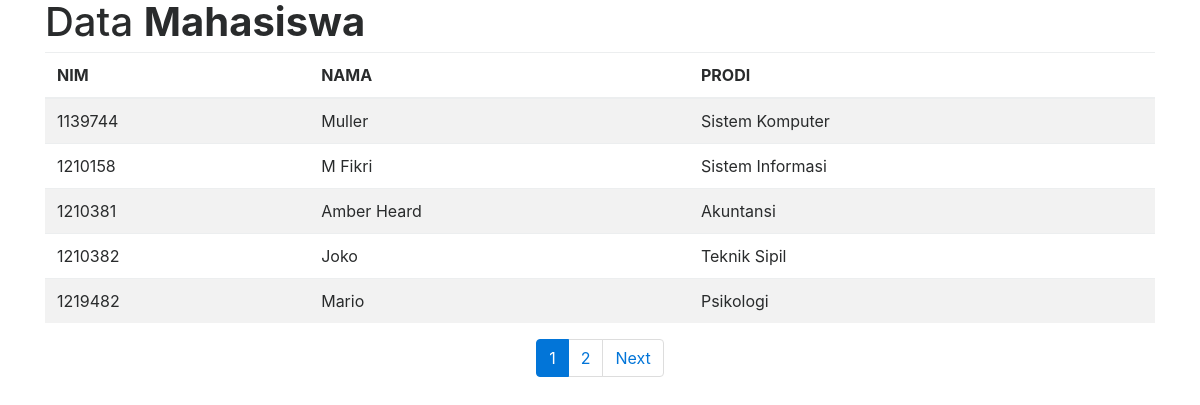
Screenshot of /index.php/mahasiswa with the database file from the repository.
### tables this page shows
CREATE TABLE IF NOT EXISTS `mahasiswa` (
  `nim` varchar(15) NOT NULL,
  `nama` varchar(50) DEFAULT NULL,
  `prodi` varchar(40) DEFAULT NULL,
  PRIMARY KEY (`nim`)
);

### index.php (called while the page is built, shortened)
<?php
require_once BASEPATH.'core/CodeIgniter.php';

### application/config/config.php (called while the page is built, shortened)
<?php
$config['base_url'] = 'http://localhost/pagination/';
$config['index_page'] = 'index.php';
$config['uri_protocol']	= 'REQUEST_URI';
$config['url_suffix'] = '';
$config['language']	= 'english';
$config['charset'] = 'UTF-8';
$config['enable_hooks'] = FALSE;
$config['subclass_prefix'] = 'MY_';
$config['composer_autoload'] = FALSE;
$config['permitted_uri_chars'] = 'a-z 0-9~%.:_\-';
$config['enable_query_strings'] = FALSE;
$config['controller_trigger'] = 'c';
$config['function_trigger'] = 'm';
$config['directory_trigger'] = 'd';
$config['allow_get_array'] = TRUE;
$config['log_threshold'] = 0;
$config['log_path'] = '';
$config['log_file_extension'] = '';
$config['log_file_permissions'] = 0644;
$config['log_date_format'] = 'Y-m-d H:i:s';
$config['error_views_path'] = '';
$config['cache_path'] = '';
$config['cache_query_string'] = FALSE;
$config['encryption_key'] = '';
$config['sess_driver'] = 'files';
$config['sess_cookie_name'] = 'ci_session';
$config['sess_expiration'] = 7200;
$config['sess_save_path'] = NULL;
$config['sess_match_ip'] = FALSE;
$config['sess_time_to_update'] = 300;
$config['sess_regenerate_destroy'] = FALSE;
$config['cookie_prefix']	= '';
$config['cookie_domain']	= '';
$config['cookie_path']		= '/';
$config['cookie_secure']	= FALSE;
$config['cookie_httponly'] 	= FALSE;
$config['standardize_newlines'] = FALSE;
$config['global_xss_filtering'] = FALSE;
$config['csrf_protection'] = FALSE;
$config['csrf_token_name'] = 'csrf_test_name';
$config['csrf_cookie_name'] = 'csrf_cookie_name';
$config['csrf_expire'] = 7200;
$config['csrf_regenerate'] = TRUE;
$config['csrf_exclude_uris'] = array();
$config['compress_output'] = FALSE;
$config['time_reference'] = 'local';
$config['rewrite_short_tags'] = FALSE;
$config['proxy_ips'] = '';

### application/views/mahasiswa_view.php (the view, shortened to what this page needs)
<html lang="id">
<head>
	<link rel="stylesheet" type="text/css" href="<?php echo base_url().'assets/css/bootstrap.css'?>">
</head>
<body>
<div class="container">
	<h1>Data <strong>Mahasiswa</strong></h1>
	<table class="table table-striped">
		<thead>
			<tr>
				<th>NIM</th>
				<th>NAMA</th>
				<th>PRODI</th>
			</tr>
		</thead>
		<tbody>
            <?php foreach ($data->result() as $row) :?>
                <tr>
                    <td><?php echo $row->nim; ?></td>
                    <td><?php echo $row->nama; ?></td>
                    <td><?php echo $row->prodi; ?></td>
                </tr>
            <?php endforeach; ?>
        </tbody>
	</table>
    <div class="row">
    	<div class="col">
    		<?php echo $pagination; ?>
    	</div>
    </div>
</div>
</body>
</html>

### application/controllers/Mahasiswa.php (shortened to what this page needs)
<?php
class Mahasiswa extends CI_Controller{
    function __construct(){
        $this->load->library('pagination');
        $this->load->model('mahasiswa_model');
    }
    function index(){
        $config['base_url'] = site_url('mahasiswa/index');
        $config['total_rows'] = $this->db->count_all('mahasiswa');
        $config['per_page'] = 5;
        $config["uri_segment"] = 3;
        $choice = $config["total_rows"] / $config["per_page"];
        $config["num_links"] = floor($choice);
        $config['first_link']       = 'First';
        $config['last_link']        = 'Last';
        $config['next_link']        = 'Next';
        $config['prev_link']        = 'Prev';
        $config['full_tag_open']    = '<div class="pagging text-center"><nav><ul class="pagination justify-content-center">';
        $config['full_tag_close']   = '</ul></nav></div>';
        $config['num_tag_open']     = '<li class="page-item"><span class="page-link">';
        $config['num_tag_close']    = '</span></li>';
        $config['cur_tag_open']     = '<li class="page-item active"><span class="page-link">';
        $config['cur_tag_close']    = '<span class="sr-only">(current)</span></span></li>';
        $config['next_tag_open']    = '<li class="page-item"><span class="page-link">';
        $config['next_tagl_close']  = '<span aria-hidden="true">&raquo;</span></span></li>';
        $config['prev_tag_open']    = '<li class="page-item"><span class="page-link">';
        $config['prev_tagl_close']  = '</span>Next</li>';
        $config['first_tag_open']   = '<li class="page-item"><span class="page-link">';
        $config['first_tagl_close'] = '</span></li>';
        $config['last_tag_open']    = '<li class="page-item"><span class="page-link">';
        $config['last_tagl_close']  = '</span></li>';
        $this->pagination->initialize($config);
        $data['page'] = ($this->uri->segment(3)) ? $this->uri->segment(3) : 0;
        $data['data'] = $this->mahasiswa_model->get_mahasiswa_list($config["per_page"], $data['page']);
        $data['pagination'] = $this->pagination->create_links();
        $this->load->view('mahasiswa_view',$data);
    }
}

### rows the page displays
mahasiswa: nim "1139744", nama "Muller", prodi "Sistem Komputer"
mahasiswa: nim "1210158", nama "M Fikri", prodi "Sistem Informasi"
mahasiswa: nim "1210381", nama "Amber Heard", prodi "Akuntansi"
mahasiswa: nim "1210382", nama "Joko", prodi "Teknik Sipil"
mahasiswa: nim "1219482", nama "Mario", prodi "Psikologi"

### other values shown
$pagination "1 2 Next"
